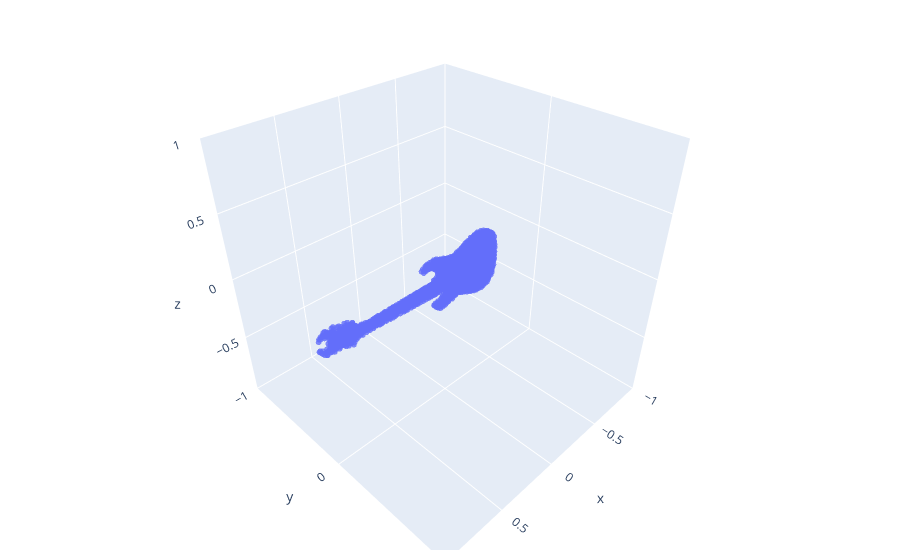

Here is the notebook cell this chart was saved with:
### Code cell
import h5py
import matplotlib.pyplot as plt
from mpl_toolkits.mplot3d import Axes3D
import plotly.graph_objects as go

# Open the file in read mode
with h5py.File('modelnet40_hdf5_2048/modelnet40_hdf5_2048/test0.h5', 'r') as f:
    # Print all keys/datasets in the file
    print("Keys: %s" % f.keys())
    # Get the dataset from the file
    dataset = f['data']
    # Check the shape of the dataset
    print(dataset.shape)
    # If you want to check the length of the first dimension
    print(len(dataset))
    print(dataset[0].shape)
    print(dataset[0][0])
    sample_index = 0
    sample = dataset[sample_index]

    # Plot the point cloud
    # Create a scatter3d plot
    fig = go.Figure(data=[go.Scatter3d(
        x=sample[:, 0],
        y=sample[:, 1],
        z=sample[:, 2],
        mode='markers',
        marker=dict(
            size=2,
            opacity=0.8
        )
    )])

    # Update layout for better view
    fig.update_layout(
        scene=dict(
            xaxis=dict(range=[-1, 1], autorange=False),
            yaxis=dict(range=[-1, 1], autorange=False),
            zaxis=dict(range=[-1, 1], autorange=False),
            aspectratio=dict(x=1, y=1, z=1),
        ),
        margin=dict(r=20, l=10, b=10, t=10),
    )

    fig.show()

### Figure 1 — Plotly figure (JSON) as saved in the notebook; plotly's stock layout.template omitted (floating-point values rounded to 4 significant figures; data arrays with more than 128 entries replaced by an {"elided": "..."} marker saying what was removed)
{"data": [{"marker": {"opacity": 0.8, "size": 2}, "mode": "markers", "type": "scatter3d", "x": {"elided": "2048 float values"}, "y": {"elided": "2048 float values"}, "z": {"elided": "2048 float values"}}], "layout": {"margin": {"b": 10, "l": 10, "r": 20, "t": 10}, "scene": {"aspectratio": {"x": 1, "y": 1, "z": 1}, "xaxis": {"autorange": false, "range": [-1, 1]}, "yaxis": {"autorange": false, "range": [-1, 1]}, "zaxis": {"autorange": false, "range": [-1, 1]}}}}
